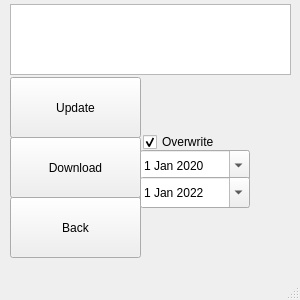
<?xml version="1.0" encoding="UTF-8"?>
<ui version="4.0">
 <class>Option</class>
 <widget class="QMainWindow" name="Option">
  <property name="geometry">
   <rect>
    <x>0</x>
    <y>0</y>
    <width>300</width>
    <height>300</height>
   </rect>
  </property>
  <property name="minimumSize">
   <size>
    <width>0</width>
    <height>0</height>
   </size>
  </property>
  <property name="windowTitle">
   <string>Option</string>
  </property>
  <widget class="QWidget" name="centralwidget">
   <widget class="QPushButton" name="pushButton_back">
    <property name="geometry">
     <rect>
      <x>10</x>
      <y>197</y>
      <width>131</width>
      <height>61</height>
     </rect>
    </property>
    <property name="text">
     <string>Back</string>
    </property>
   </widget>
   <widget class="QPushButton" name="pushButton_download">
    <property name="geometry">
     <rect>
      <x>10</x>
      <y>137</y>
      <width>131</width>
      <height>61</height>
     </rect>
    </property>
    <property name="text">
     <string>Download</string>
    </property>
   </widget>
   <widget class="QPushButton" name="pushButton_update">
    <property name="geometry">
     <rect>
      <x>10</x>
      <y>77</y>
      <width>131</width>
      <height>61</height>
     </rect>
    </property>
    <property name="text">
     <string>Update</string>
    </property>
   </widget>
   <widget class="QDateEdit" name="dateEdit_start">
    <property name="geometry">
     <rect>
      <x>140</x>
      <y>150</y>
      <width>110</width>
      <height>31</height>
     </rect>
    </property>
    <property name="dateTime">
     <datetime>
      <hour>0</hour>
      <minute>0</minute>
      <second>0</second>
      <year>2020</year>
      <month>1</month>
      <day>1</day>
     </datetime>
    </property>
    <property name="calendarPopup">
     <bool>true</bool>
    </property>
   </widget>
   <widget class="QDateEdit" name="dateEdit_end">
    <property name="geometry">
     <rect>
      <x>140</x>
      <y>177</y>
      <width>110</width>
      <height>31</height>
     </rect>
    </property>
    <property name="calendarPopup">
     <bool>true</bool>
    </property>
    <property name="date">
     <date>
      <year>2022</year>
      <month>1</month>
      <day>1</day>
     </date>
    </property>
   </widget>
   <widget class="QCheckBox" name="checkBox_overwrite">
    <property name="enabled">
     <bool>true</bool>
    </property>
    <property name="geometry">
     <rect>
      <x>143</x>
      <y>132</y>
      <width>87</width>
      <height>20</height>
     </rect>
    </property>
    <property name="text">
     <string>Overwrite</string>
    </property>
    <property name="checkable">
     <bool>true</bool>
    </property>
    <property name="checked">
     <bool>true</bool>
    </property>
   </widget>
   <widget class="QTextEdit" name="textEdit">
    <property name="enabled">
     <bool>true</bool>
    </property>
    <property name="geometry">
     <rect>
      <x>10</x>
      <y>4</y>
      <width>281</width>
      <height>71</height>
     </rect>
    </property>
    <property name="acceptDrops">
     <bool>true</bool>
    </property>
   </widget>
  </widget>
  <widget class="QMenuBar" name="menubar">
   <property name="geometry">
    <rect>
     <x>0</x>
     <y>0</y>
     <width>300</width>
     <height>22</height>
    </rect>
   </property>
  </widget>
  <widget class="QStatusBar" name="statusbar"/>
 </widget>
 <resources/>
 <connections/>
</ui>
